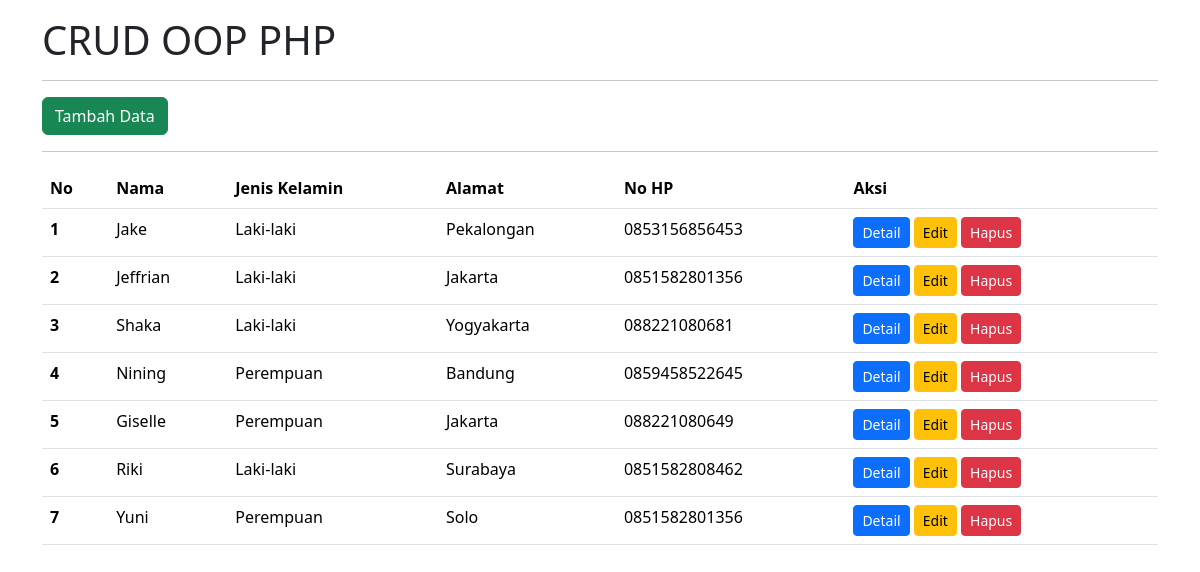
The page / on the database its author committed.
### tables this page shows
CREATE TABLE `tb_users_0054` (
  `id` int(10) NOT NULL,
  `nama` varchar(255) NOT NULL,
  `jns_kelamin` enum('Laki-laki','Perempuan','','') NOT NULL,
  `alamat` varchar(255) NOT NULL,
  `nohp` char(13) NOT NULL,
  `gambar` blob NOT NULL
);

### database.php (called while the page is built, shortened)
<?php
    class Database{
        public $host = "localhost";
        public $username = "root";
        public $password = "";
        public $database = "db_php_0054";
        public $connect;
        function __construct()
        {
            $this->connect = mysqli_connect($this->host, $this->username, $this->password);
            mysqli_select_db($this->connect, $this->database);
        }
        function tampilData(){
            $data = mysqli_query($this->connect, "SELECT * FROM tb_users_0054");
            $rows = mysqli_fetch_all($data, MYSQLI_ASSOC);
            return $rows;
        }
    }
?>

### index.php (the view, shortened to what this page needs)
<?php
include 'database.php';
$db_0054 = new Database;
$db_0054->tampilData();
?>
<!doctype html>
<html lang="en">
  <head>
    <link href="https://cdn.jsdelivr.net/npm/bootstrap@5.3.3/dist/css/bootstrap.min.css" rel="stylesheet"
>
    <link rel="stylesheet" href="https://cdnjs.cloudflare.com/ajax/libs/font-awesome/6.0.0-beta3/css/all.min.css">
  </head>
  <body>
    <div class="container mt-3">
            <h1>CRUD OOP PHP</h1>
            <hr>
            <a href="input.php" class="btn btn-success">Tambah Data</a>
            <hr>
            <table class="table table-hover">
                <thead>
                    <tr>
                        <th scope="col">No</th>
                        <th scope="col">Nama</th>
                        <th scope="col">Jenis Kelamin</th>
                        <th scope="col">Alamat</th>
                        <th scope="col">No HP</th>
                        <th scope="col">Aksi</th>
                    </tr>
                </thead>
                <tbody>
                    <?php
                        $nomor = 1;
                        foreach ($db_0054->tampilData() as $dataUser) {
                            $modalId = 'modal' . $dataUser['id'];
                    ?>
                    <tr>
                        <th scope="row"><?php echo $nomor++; ?></th>
                        <td><?php echo $dataUser ['nama']; ?></td>
                        <td><?php echo $dataUser ['jns_kelamin']; ?></td>
                        <td><?php echo $dataUser ['alamat']; ?></td>
                        <td><?php echo $dataUser ['nohp']; ?></td>
                        <td>
                            <button type="button" class="btn btn-primary btn-sm" data-bs-toggle="modal" data-bs-target="#<?php echo $modalId; ?>">Detail</button>
                            <a href="edit.php?id=<?php echo $dataUser['id'] ?>" class="btn btn-warning btn-sm">Edit</a>
                            <a href="#"
                                class="btn btn-danger btn-sm"
                                onclick="hapusData(<?php echo $dataUser['id']; ?>)">Hapus</a>
                        </td>
                    </tr>
                    <?php
                    }
                    ?>
                </tbody>
            </table>
    </div>
  </body>
</html>

### rows shown on the page
tb_users_0054: nama "Jake", jns_kelamin "Laki-laki", alamat "Pekalongan", nohp "0853156856453"
tb_users_0054: nama "Jeffrian", jns_kelamin "Laki-laki", alamat "Jakarta", nohp "0851582801356"
tb_users_0054: nama "Shaka", jns_kelamin "Laki-laki", alamat "Yogyakarta", nohp "088221080681"
tb_users_0054: nama "Nining", jns_kelamin "Perempuan", alamat "Bandung", nohp "0859458522645"
tb_users_0054: nama "Giselle", jns_kelamin "Perempuan", alamat "Jakarta", nohp "088221080649"
tb_users_0054: nama "Riki", jns_kelamin "Laki-laki", alamat "Surabaya", nohp "0851582808462"
tb_users_0054: nama "Yuni", jns_kelamin "Perempuan", alamat "Solo", nohp "0851582801356"
